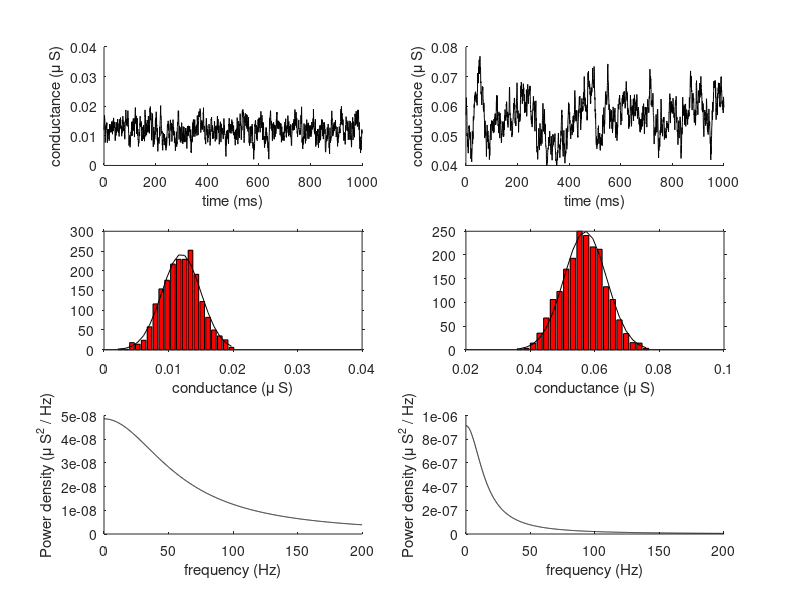

Write MATLAB code to recreate this figure.
%
%  Gabbiani & Cox, Mathematics for Neuroscientists, 2nd ed
%

%%
%first simulation
%

%mean excitatory conductance
ge0 = 0.012; %mu S 

%relaxation time constant and steady-state SD
tau_e = 2.7; %ms
sig_e = 0.003; %mu S

%time step and time vector
dt = 0.5; %ms
t_v = 0:dt:1000;
n_t_v = length(t_v);

%numerical simulation factors
ef_1 = exp(-dt/tau_e);
ef_2 = sqrt(1-exp(-2*dt/tau_e));

%initial value of the random conductance variable
x0 = 0;

%random white noise increment
w_ve = normrnd(0,1,1,n_t_v);
u_ve = sig_e*ef_2*w_ve;

%save space for random vector
x_ve = zeros(1,n_t_v);

%initial condition
x_ve(1) = x0;

for i =2:n_t_v
    %stochastic update
    x_ve(i) = x_ve(i-1)*ef_1 + u_ve(i);
end;

%add steady-state value
x_ve = x_ve + ge0;

h_f1 = figure;
h_a1 = subplot(3,2,1);
line('Parent',h_a1,'XData',t_v,'YData',x_ve);
set(h_a1,'YLim',[0 0.04]);
xlabel(h_a1,'time (ms)');
ylabel(h_a1,'conductance (\mu S)');

%histogram of values
[ne, xoute] = hist(x_ve,20);

h_a2 = subplot(3,2,3);
bar(h_a2,xoute,ne,'r');

ye = normpdf(xoute,ge0,sig_e);
ye = (sum(ne)/sum(ye)) * ye;

line('Parent',h_a2,'XData',xoute,'YData',ye);

set(h_a2,'TickDir','out','Xlim',[0 0.04]);
xlabel(h_a2,'conductance (\mu S)');

%power spectrum
f = 0:0.1:200;
pfe = 2*sig_e^2*tau_e*1e-3./(1 + (2*pi*f*tau_e*1e-3).^2);
h_a3 = subplot(3,2,5);
line('Parent',h_a3,'XData',f,'YData',pfe);
xlabel(h_a3,'frequency (Hz)');
ylabel(h_a3,'Power density (\mu S^2 / Hz)');

%%
%second simulation
%

%mean inhibitory conductance
gi0 = 0.057; %mu S 

%relaxation time constant and steady-state SD
tau_i = 10.5; %ms
sig_i = 0.0066; %mu S

%time step and time vector
dt = 0.5; %ms
t_v = 0:dt:1000;
n_t_v = length(t_v);

%numerical simulation factors
if_1 = exp(-dt/tau_i);
if_2 = sqrt(1-exp(-2*dt/tau_i));

%initial value of the random conductance variable
x0 = 0;

%random white noise increment
w_vi = normrnd(0,1,1,n_t_v);
u_vi = sig_i*if_2*w_vi;

%save space for random vector
x_vi = zeros(1,n_t_v);

%initial condition
x_vi(1) = x0;

for i =2:n_t_v
    %stochastic update
    x_vi(i) = x_vi(i-1)*if_1 + u_vi(i);
end;

%add steady-state value
x_vi = x_vi + gi0;

h_a4 = subplot(3,2,2);
line('Parent',h_a4,'XData',t_v,'YData',x_vi);
set(h_a4,'YLim',[0.04 0.08]);
xlabel(h_a4,'time (ms)');
ylabel(h_a4,'conductance (\mu S)');

h_a5 = subplot(3,2,4);
%histogram of values
[ni, xouti] = hist(x_vi,20);
bar(h_a5,xouti,ni,'r');

yi = normpdf(xouti,gi0,sig_i);
yi = (sum(ni)/sum(yi)) * yi;

line('Parent',h_a5,'XData',xouti,'YData',yi);

set(h_a5,'TickDir','out','Xlim',[0.02 0.1]);
xlabel(h_a5,'conductance (\mu S)');

%power spectrum
f = 0:0.1:200; %frequency in Hz
pfi = 2*sig_i^2*tau_i*1e-3./(1 + (2*pi*f*tau_i*1e-3).^2);
h_a6 = subplot(3,2,6);
line('Parent',h_a6,'XData',f,'YData',pfi);
xlabel(h_a6,'frequency (Hz)');
ylabel(h_a6,'Power density (\mu S^2 / Hz)');

%print(handles.figure1,'-depsc2','ou_f2.eps');

